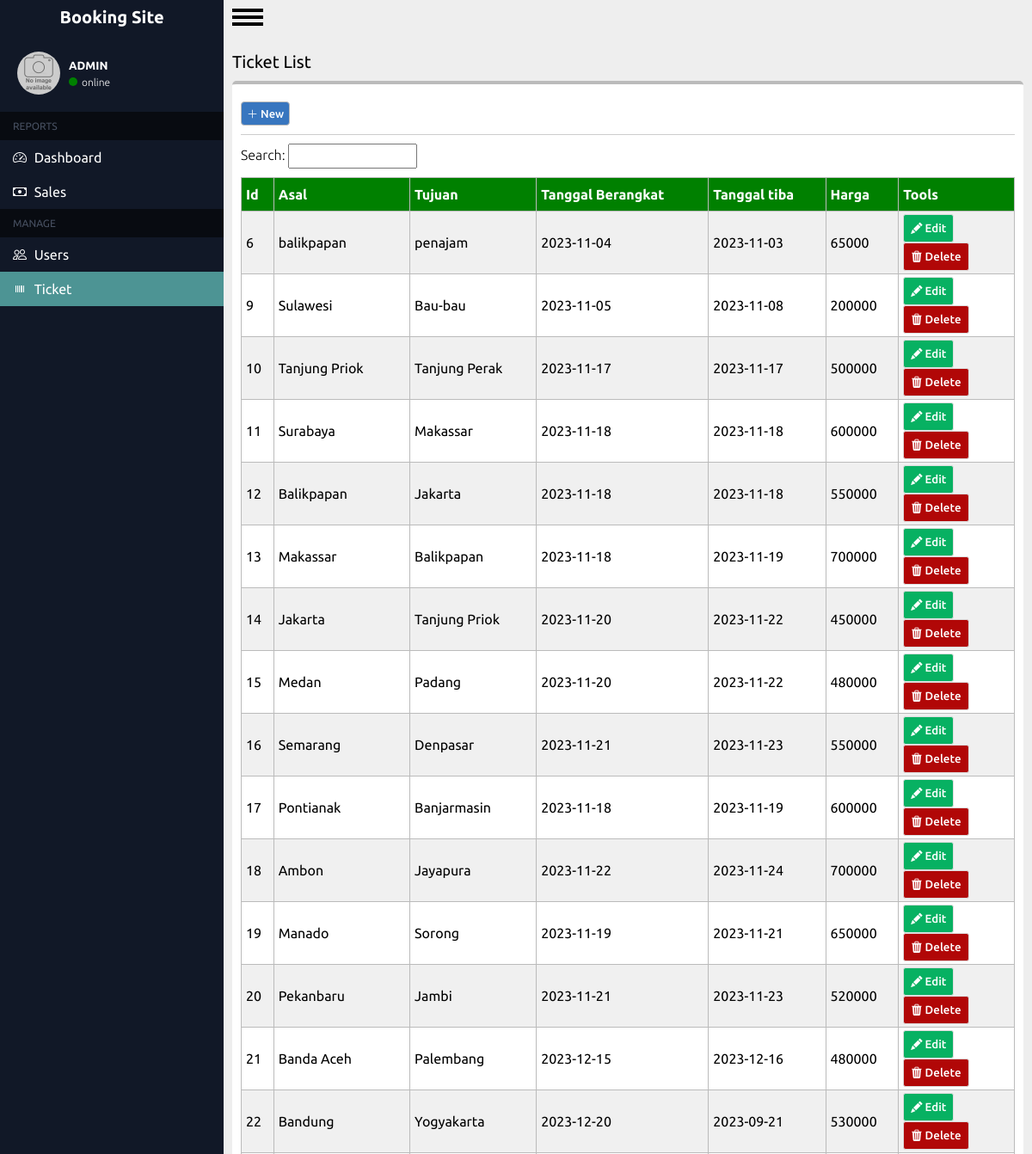
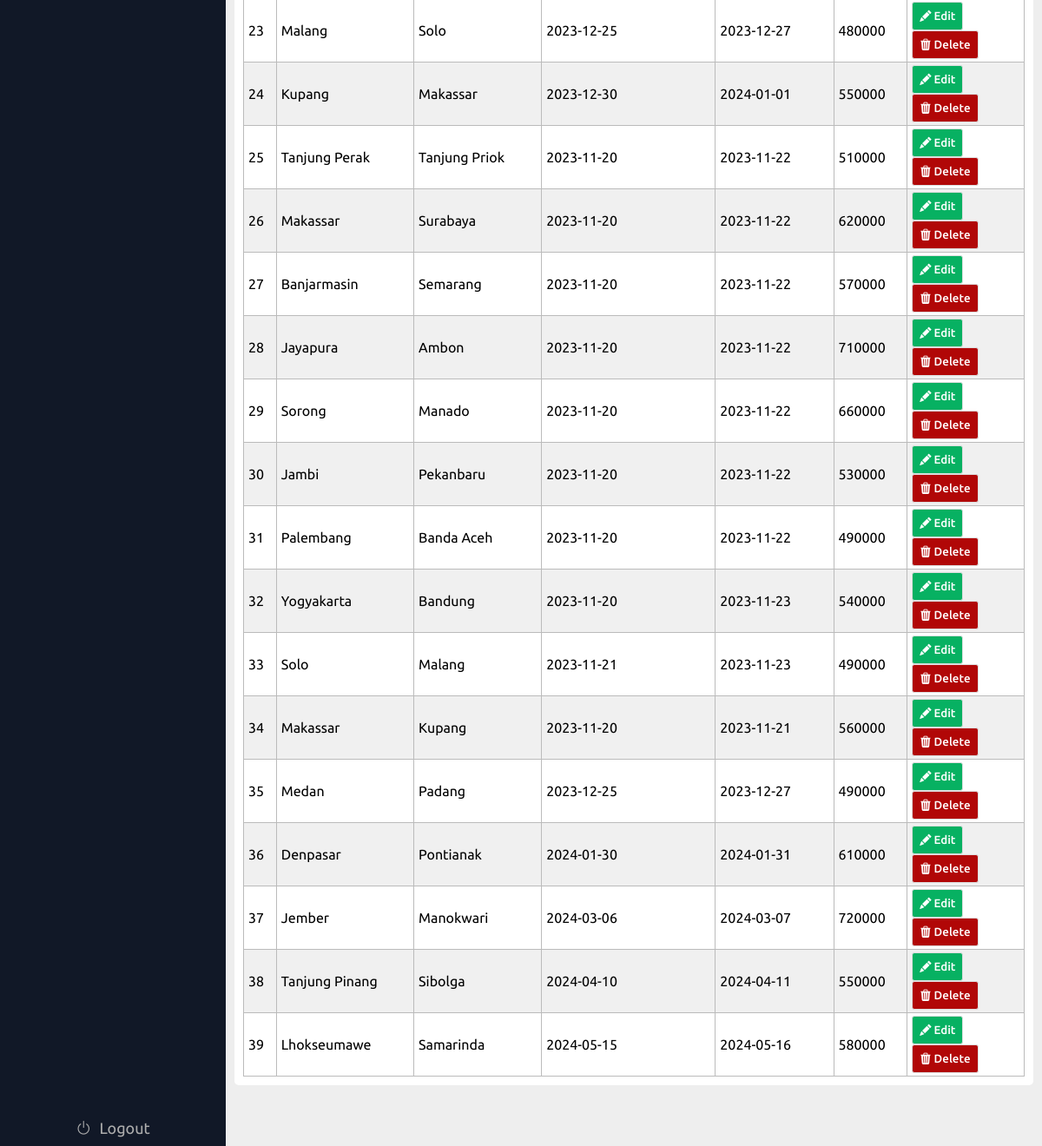
/admin/tiket.php (signed in), run on the app's committed database (2 pictures, top to bottom).
### tables this page shows
CREATE TABLE `users` (
  `id_user` int(11) NOT NULL,
  `Username` varchar(200) NOT NULL,
  `Email` varchar(200) NOT NULL,
  `Age` int(11) NOT NULL,
  `Password` varchar(200) NOT NULL,
  `gambar` varchar(255) DEFAULT NULL,
  `role` varchar(225) NOT NULL
);

CREATE TABLE `tiket` (
  `id_tiket` int(255) NOT NULL,
  `asal` varchar(255) NOT NULL,
  `tujuan` varchar(255) NOT NULL,
  `tanggal_berangkat` varchar(255) NOT NULL,
  `tanggal_tiba` varchar(255) NOT NULL,
  `harga` int(100) NOT NULL
);

### admin/tiket.php (the view, shortened to what this page needs)
<?php
require '../koneksi.php';
$tiket = [];
?>
<!DOCTYPE html>
<html lang="en">
<head>
    <link rel="stylesheet" href="../css/tiket.css?v=1.2">
    <link rel="stylesheet" href="https://cdn.jsdelivr.net/npm/bootstrap-icons@1.11.1/font/bootstrap-icons.css">
</head>
<body>
    <div class="container">
    <?php @include "../includes/sidebar.php" ?>
        <div class="main-content">
            <div id="menu-button">
                <label for="menu-checkbox" id="menu-label">
                    <div id="hamburger"></div>
                </label>
            </div>
            <div class="wrapper">
                <div class="header">
                    <p>Ticket List</p>
                </div>
                <div class="isi">
                    <div class="head-content">
                        <button type="submit" id="add"><i class="bi bi-plus-lg"></i> New</button>
                    </div>
                    <div class="neck-content">
                        <span>
                            <form action="" method="post">
                                <label for="">Search: </label>
                                <input type="search" name="search" id="search">
                            </form>
                        </span>
                    </div>
                    <div class="tabel-content">
                        <table>
                            <tr>
                                <th>Id</th>
                                <th>Asal</th>
                                <th>Tujuan</th>
                                <th>Tanggal Berangkat</th>
                                <th>Tanggal tiba</th>
                                <th>Harga</th>
                                <th>Tools</th>
                            </tr>
                            <?php
                            try {
                                if (isset($_POST['search'])) {
                                    $keyword = $_POST['search'];
                                    $result = mysqli_query($conn, "select * from tiket where asal like '%$keyword%' or tujuan like '%$keyword%'");
                                    while ($record = mysqli_fetch_assoc($result)) {
                                        $tiket[] = $record;
                                    }
                                } else {
                                    $result = mysqli_query($conn, "SELECT * FROM tiket");
                                    while ($record = mysqli_fetch_assoc($result)) {
                                        $tiket[] = $record;
                                    }
                                }
                                foreach ($tiket as $tk) {
                                    echo "
                                            <tr>
                                            <td>" . $tk['id_tiket'] . "</td>
                                            <td>" . $tk['asal'] . "</td>
                                            <td>" . $tk['tujuan'] . "</td>
                                            <td>" . $tk['tanggal_berangkat'] . "</td>
                                            <td>" . $tk['tanggal_tiba'] . "</td>
                                            <td>" . $tk['harga'] . "</td>
                                            <td width='15%'>
                                                <a href='update.php?id=" . $tk['id_tiket'] . "'>
                                                    <button type='submit' id='update' data-id='" . $tk['id_tiket'] . "'><i class='bi bi-pencil-fill'></i> Edit</button>
                                                </a>
                                                <a href='delete.php?id=" . $tk['id_tiket'] . "'>
                                                    <button style='background-color:rgb(177, 7, 7)'><i class='bi bi-trash3-fill'></i> Delete</button>
                                                </a>
                                            </td>
                                        </tr>
                                        ";
                                }
                            } catch (PDOException $err) {
                                echo $err->getMessage();
                            }
                            ?>
                        </table>
                    </div>
                </div>
            </div>
        </div>
</body>
</html>

### includes/sidebar.php (shortened to what this page needs)
<link rel="stylesheet" href="../css/sidebar.css?v=2">
<div class="sidebar">
    <div class="header">
        <a href="#">
            <div class="list-item">
                <span class="description-header">Booking Site</span>
            </div>
        </a>
        <div class="info-user">
            <div class="picture">
                <?php
                require '../koneksi.php';
                $id_u = $_SESSION['id'];
                $hasil = mysqli_query($conn, "select gambar from users where id_user = '$id_u'");
                $gambar = [];
                while ($record = mysqli_fetch_assoc($hasil)) {
                    $gambar[] = $record;
                }
                echo "
                <img src='../img/".$gambar[0]["gambar"] . "' alt=''>
                "
                ?>
                <div class="circle">
                    <i class="bi bi-pencil"></i>
                </div>
                <div class="layer"></div>
            </div>
            <div class="content" id="content">
                <h5>ADMIN</h5>
                <div class="online">
                    <div class="info"></div>
                    <p>online</p>
                </div>
            </div>
        </div>
    </div>
    <div class="main">
        <div class="head-list">
            <span>REPORTS</span>
        </div>
        <div class="list-item">
            <a href="home.php">
                <i class="bi bi-speedometer2"></i>
                <span class="description">Dashboard</span>
            </a>
        </div>
        <div class="list-item">
            <a href="sales.php">
                <i class="bi bi-cash"></i>
                <span class="description">Sales</span>
            </a>
        </div>
        <div class="head-list">
            <span>MANAGE</span>
        </div>
        <div class="list-item">
            <a href="users.php">
                <i class="bi bi-people"></i>
                <span class="description">Users</span>
            </a>
        </div>
        <div class="list-item">
            <a href="tiket.php">
                <i class="bi bi-upc"></i>
                <span class="description">Ticket</span>
            </a>
        </div>
        <div class="list-item logout">
            <a href="../login/logout.php">
                <i class="bi bi-power"></i>
                <span class="description">Logout</span>
            </a>
        </div>
    </div>
</div>

### css/tiket.css (style rules this page uses)
.wrapper .isi { width: auto; min-width: 100%; background-color: white; padding: 10px; margin: 10px 0; border-top: 4px solid #bbb; border-radius: 5px; overflow: hidden; }
.wrapper .header { width: 100%; display: flex; justify-content: space-between; }
.wrapper .isi .head-content { border-bottom: 1px solid #bbbb; padding: 10px 0; }
.wrapper .isi .head-content button { font-style: normal; font-weight: 500; background-color: #3876BF; font-size: 13px; color: white; border: 1px solid #bbb; border-radius: 4px; padding: 6px; box-sizing: border-box; cursor: pointer; }
.wrapper .isi .neck-content { padding: 10px 0; display: flex; justify-content: space-between; font-style: normal; font-weight: 300; }
.wrapper .isi .neck-content span input { width: 150px; padding: 5px; }
.isi .tabel-content table { width: 100%; border-collapse: collapse; }
.isi .tabel-content table th { padding: 10px 5px; background-color: green; text-align: left; color: white; }
.isi .tabel-content table th, .isi .tabel-content table td { border: 1px solid #bbb; }
.isi .tabel-content table td { padding: 3px 5px; align-content: center; }
.isi .tabel-content table tr:nth-child(even) { background-color: #f0f0f0; }
.isi .tabel-content table tr button { padding: 8px; color: white; border-radius: 3px; border: 1px solid #ddd; font-style: normal; font-weight: 500; cursor: pointer; }
.isi .tabel-content table tr button:nth-child(1) { background-color: rgb(7, 177, 98); }
.isi .tabel-content table a { text-decoration: none; }

### css/sidebar.css (style rules this page uses)
.sidebar { background-color: #111827; width: 260px; display: flex; box-sizing: border-box; flex-direction: column; transition: all ease-in 0.3s; position: relative; }
.main-content { background-color: #eeeeee; flex-grow: 1; }
.sidebar .description-header { font-style: normal; font-weight: 700; font-size: 20px; line-height: 16px; text-align: center; color: white; }
.sidebar .header a { text-decoration: none; color: white; }
.sidebar .header .list-item { display: flex; flex-direction: row; align-items: center; justify-content: center; padding: 5px 8px; height: 40px; box-sizing: border-box; }
.sidebar .main .list-item a { font-style: normal; font-weight: 400; font-size: 16px; line-height: 16px; text-align: center; color: #fff; text-decoration: none; }
.sidebar .main .list-item { padding: 12px 15px; display: flex; flex-direction: row; align-items: center; cursor: pointer; }
.sidebar .main .logout { position: absolute; bottom: 0; right: 0; width: 100%; font-size: 28px; cursor: default; justify-content: center; }
.sidebar .main .logout a { font-size: 18px; color: #adadad; }
.sidebar .main .description { margin-left: 5px; }
.main .head-list { color: #475061; padding: 10px 15px; background-color: #080b11; font-style: normal; font-weight: 400; font-size: 12px; }
.container .sidebar .info-user { color: white; padding: 20px; display: flex; align-items: center; gap: 10px; }
.container .sidebar .info-user .content { display: flex; flex-direction: column; gap: 5px; }
.container .sidebar .info-user .picture .layer { width: inherit; height: inherit; z-index: 999; position: absolute; top: 0; }
.container .sidebar .info-user .picture { width: 50px; height: 50px; border-radius: 50%; cursor: pointer; background-size: cover; overflow: hidden; position: relative; background-position: top; }
.container .sidebar .info-user .picture .circle { position: absolute; bottom: -5px; right: -5px; color: #6d6e6e; font-size: 18px; }
.container .sidebar .info-user .picture img { width: inherit; z-index: 1; }
.container .sidebar .info-user .content .online .info { width: 10px; height: 10px; border-radius: 50%; background-color: green; }
.container .sidebar .info-user .content .online { display: flex; align-items: center; gap: 5px; }
.container .sidebar .info-user .content .online p { font-size: 12px; font-weight: 200; }

### admin/tiket.php (style rules this page uses)
.container .sidebar .main .list-item:nth-child(6) { background-color: rgb(77, 148, 148); }

### data on the page
users: gambar (placeholder picture)
tiket: id_tiket "6", asal "balikpapan", tujuan "penajam", tanggal_berangkat "2023-11-04", tanggal_tiba "2023-11-03", harga "65000"
tiket: id_tiket "9", asal "Sulawesi", tujuan "Bau-bau", tanggal_berangkat "2023-11-05", tanggal_tiba "2023-11-08", harga "200000"
tiket: id_tiket "10", asal "Tanjung Priok", tujuan "Tanjung Perak", tanggal_berangkat "2023-11-17", tanggal_tiba "2023-11-17", harga "500000"
tiket: id_tiket "11", asal "Surabaya", tujuan "Makassar", tanggal_berangkat "2023-11-18", tanggal_tiba "2023-11-18", harga "600000"
tiket: id_tiket "12", asal "Balikpapan", tujuan "Jakarta", tanggal_berangkat "2023-11-18", tanggal_tiba "2023-11-18", harga "550000"
tiket: id_tiket "13", asal "Makassar", tujuan "Balikpapan", tanggal_berangkat "2023-11-18", tanggal_tiba "2023-11-19", harga "700000"
tiket: id_tiket "14", asal "Jakarta", tujuan "Tanjung Priok", tanggal_berangkat "2023-11-20", tanggal_tiba "2023-11-22", harga "450000"
tiket: id_tiket "15", asal "Medan", tujuan "Padang", tanggal_berangkat "2023-11-20", tanggal_tiba "2023-11-22", harga "480000"
tiket: id_tiket "16", asal "Semarang", tujuan "Denpasar", tanggal_berangkat "2023-11-21", tanggal_tiba "2023-11-23", harga "550000"
tiket: id_tiket "17", asal "Pontianak", tujuan "Banjarmasin", tanggal_berangkat "2023-11-18", tanggal_tiba "2023-11-19", harga "600000"
tiket: id_tiket "18", asal "Ambon", tujuan "Jayapura", tanggal_berangkat "2023-11-22", tanggal_tiba "2023-11-24", harga "700000"
tiket: id_tiket "19", asal "Manado", tujuan "Sorong", tanggal_berangkat "2023-11-19", tanggal_tiba "2023-11-21", harga "650000"
tiket: id_tiket "20", asal "Pekanbaru", tujuan "Jambi", tanggal_berangkat "2023-11-21", tanggal_tiba "2023-11-23", harga "520000"
tiket: id_tiket "21", asal "Banda Aceh", tujuan "Palembang", tanggal_berangkat "2023-12-15", tanggal_tiba "2023-12-16", harga "480000"
tiket: id_tiket "22", asal "Bandung", tujuan "Yogyakarta", tanggal_berangkat "2023-12-20", tanggal_tiba "2023-09-21", harga "530000"
tiket: id_tiket "23", asal "Malang", tujuan "Solo", tanggal_berangkat "2023-12-25", tanggal_tiba "2023-12-27", harga "480000"
tiket: id_tiket "24", asal "Kupang", tujuan "Makassar", tanggal_berangkat "2023-12-30", tanggal_tiba "2024-01-01", harga "550000"
tiket: id_tiket "25", asal "Tanjung Perak", tujuan "Tanjung Priok", tanggal_berangkat "2023-11-20", tanggal_tiba "2023-11-22", harga "510000"
tiket: id_tiket "26", asal "Makassar", tujuan "Surabaya", tanggal_berangkat "2023-11-20", tanggal_tiba "2023-11-22", harga "620000"
tiket: id_tiket "27", asal "Banjarmasin", tujuan "Semarang", tanggal_berangkat "2023-11-20", tanggal_tiba "2023-11-22", harga "570000"
tiket: id_tiket "28", asal "Jayapura", tujuan "Ambon", tanggal_berangkat "2023-11-20", tanggal_tiba "2023-11-22", harga "710000"
tiket: id_tiket "29", asal "Sorong", tujuan "Manado", tanggal_berangkat "2023-11-20", tanggal_tiba "2023-11-22", harga "660000"
tiket: id_tiket "30", asal "Jambi", tujuan "Pekanbaru", tanggal_berangkat "2023-11-20", tanggal_tiba "2023-11-22", harga "530000"
tiket: id_tiket "31", asal "Palembang", tujuan "Banda Aceh", tanggal_berangkat "2023-11-20", tanggal_tiba "2023-11-22", harga "490000"
tiket: id_tiket "32", asal "Yogyakarta", tujuan "Bandung", tanggal_berangkat "2023-11-20", tanggal_tiba "2023-11-23", harga "540000"
tiket: id_tiket "33", asal "Solo", tujuan "Malang", tanggal_berangkat "2023-11-21", tanggal_tiba "2023-11-23", harga "490000"
tiket: id_tiket "34", asal "Makassar", tujuan "Kupang", tanggal_berangkat "2023-11-20", tanggal_tiba "2023-11-21", harga "560000"
tiket: id_tiket "35", asal "Medan", tujuan "Padang", tanggal_berangkat "2023-12-25", tanggal_tiba "2023-12-27", harga "490000"
tiket: id_tiket "36", asal "Denpasar", tujuan "Pontianak", tanggal_berangkat "2024-01-30", tanggal_tiba "2024-01-31", harga "610000"
tiket: id_tiket "37", asal "Jember", tujuan "Manokwari", tanggal_berangkat "2024-03-06", tanggal_tiba "2024-03-07", harga "720000"
tiket: id_tiket "38", asal "Tanjung Pinang", tujuan "Sibolga", tanggal_berangkat "2024-04-10", tanggal_tiba "2024-04-11", harga "550000"
tiket: id_tiket "39", asal "Lhokseumawe", tujuan "Samarinda", tanggal_berangkat "2024-05-15", tanggal_tiba "2024-05-16", harga "580000"
